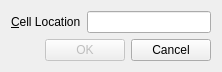
<?xml version="1.0" encoding="UTF-8"?>
<ui version="4.0">
 <class>GoToCellDialog</class>
 <widget class="QWidget" name="GoToCellDialog">
  <property name="geometry">
   <rect>
    <x>0</x>
    <y>0</y>
    <width>222</width>
    <height>71</height>
   </rect>
  </property>
  <property name="windowTitle">
   <string>Go To Cell</string>
  </property>
  <layout class="QVBoxLayout" name="verticalLayout">
   <item>
    <layout class="QHBoxLayout" name="horizontalLayout">
     <item>
      <widget class="QLabel" name="label">
       <property name="text">
        <string>&amp;Cell Location</string>
       </property>
       <property name="buddy">
        <cstring>lineEdit</cstring>
       </property>
      </widget>
     </item>
     <item>
      <widget class="QLineEdit" name="lineEdit"/>
     </item>
    </layout>
   </item>
   <item>
    <layout class="QHBoxLayout" name="horizontalLayout_2">
     <item>
      <spacer name="horizontalSpacer">
       <property name="orientation">
        <enum>Qt::Horizontal</enum>
       </property>
       <property name="sizeHint" stdset="0">
        <size>
         <width>40</width>
         <height>20</height>
        </size>
       </property>
      </spacer>
     </item>
     <item>
      <widget class="QPushButton" name="okButton">
       <property name="enabled">
        <bool>false</bool>
       </property>
       <property name="text">
        <string>OK</string>
       </property>
       <property name="default">
        <bool>true</bool>
       </property>
      </widget>
     </item>
     <item>
      <widget class="QPushButton" name="cancelButton">
       <property name="text">
        <string>Cancel</string>
       </property>
      </widget>
     </item>
    </layout>
   </item>
  </layout>
 </widget>
 <tabstops>
  <tabstop>lineEdit</tabstop>
  <tabstop>okButton</tabstop>
  <tabstop>cancelButton</tabstop>
 </tabstops>
 <resources/>
 <connections/>
</ui>
